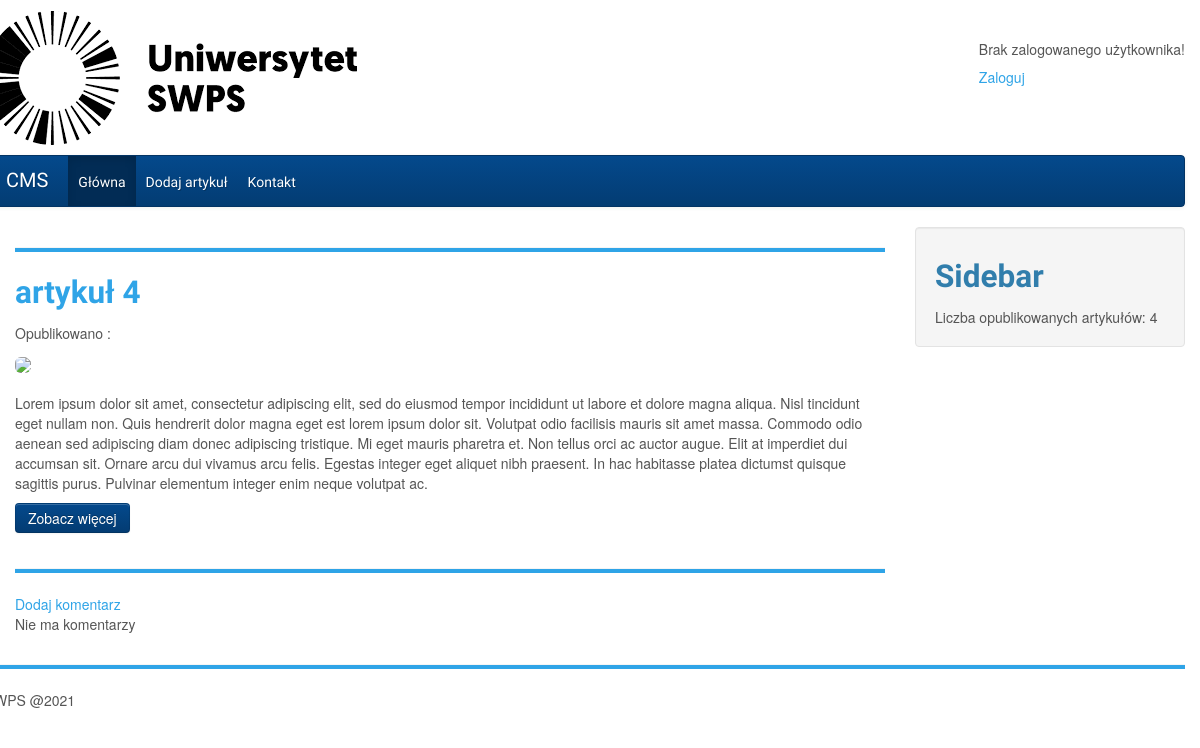
Page /articles/article/4/ on the committed database.
### kwarticles/models.py (models this page shows, shortened)
class KWarticles(models.Model):
    title = models.CharField(max_length = 50, verbose_name = 'Tytuł wpisu')
    description =models.CharField(max_length = 100, verbose_name = 'Opis artykułu')
    content = models.TextField( null = False, verbose_name = 'Tytuł wpisu')
    pub_data = models.DateTimeField(verbose_name = 'Data publikacji', auto_now_add = True)
    pub_user = models.CharField(verbose_name= 'Publikował - inicjały', max_length=2)
    important = models.BooleanField(verbose_name='Czy ważny', default=0)
    image = models.ImageField(upload_to ='img', verbose_name='Obrazek', null=True)
    status = models.BooleanField(verbose_name='Opublikowany?', default=0)

### kwarticles/views.py (the view)
# urls.py: path('article/<int:a_id>/', views.article_view),
def article_view(request, a_id):
    pubilcated = KWarticles.objects.filter(status=True)
    user = request.user
    art = KWarticles.objects.get(id=a_id)
    com = KWComment.objects.filter(article_id = a_id)
    return render(request, 'article.html', {'login_user' : user, 'art' : art, 'com': com, 'publicated':pubilcated})

### templates/article.html
{% extends "index.html" %}
{% load static %}
{%block art%}
<div class="article">
    <hr>
    <h2><a href="article.html">{{art.title}}</a></h2>
    <div class="article-info">
        Opublikowano : {{art.pub_date}}
    </div>
    <img src="{% if art.image  %}{{art.image.url}}{% else %} # {% endif %}" class="article-img img-rounded">
    <div class="article-intro">
        <p> {{art.content}} </p>
    </div>
    <a class="btn btn-inverse art-more">Zobacz więcej</a>
</div>
<hr>
<a href="/articles/add_comment/{{art.id}}/" >Dodaj komentarz</a>
{% if com.count > 0 %}
{% for kom in com %}
    <p>{{kom.user}} : {{kom.comment}}</p>
{% endfor %}
{% else %}
    <p> Nie ma komentarzy</p>
{% endif %}
{%endblock%}

### static/css/style.css (style rules this page uses)
.article-info { margin-bottom: 10px; }
.article-intro { margin-top: 20px; }
.art-more { margin-bottom: 15px; }
hr { color: rgb(47, 164, 231); background-color: rgb(47, 164, 231); height: 4px; }

### rows in the picture
KWarticles: title "artykuł 4", content "Lorem ipsum dolor sit amet, consectetur adipiscing elit, sed do eiusmod tempor incididunt ut labore et dolore magna aliqua. Nisl tincidunt eget nullam non. Quis hendrerit dolor magna eget est lorem ipsum dolor sit. Volutpat odio facilisis mauris sit amet massa. Commodo odio aenean sed adipiscing diam donec adipiscing tristique. Mi eget mauris pharetra et. Non tellus orci ac auctor augue. Elit at imperdiet dui accumsan sit. Ornare arcu dui vivamus arcu felis. Egestas integer eget aliquet nibh praesent. In hac habitasse platea dictumst quisque sagittis purus. Pulvinar elementum integer enim neque volutpat ac."

### other values in the picture
{{ publicated.count }} "4"
